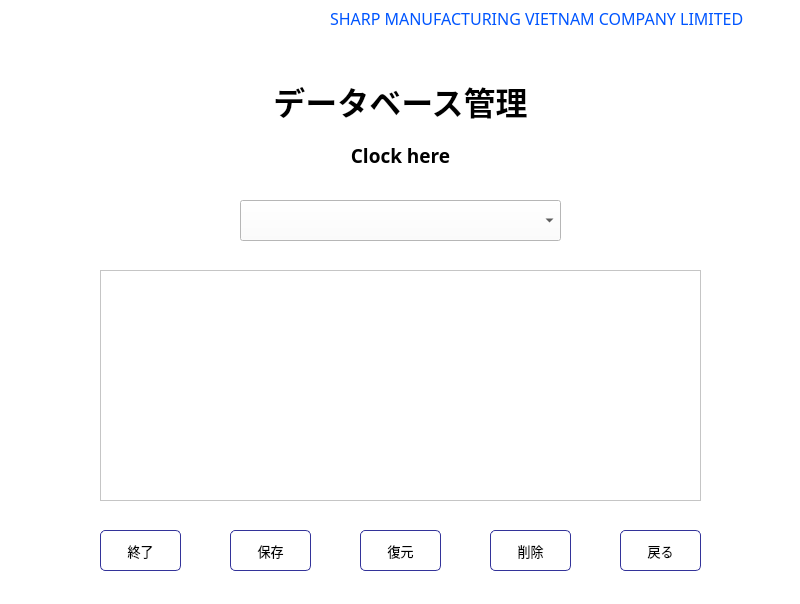
<?xml version="1.0" encoding="UTF-8"?>
<ui version="4.0">
 <class>MainWindow</class>
 <widget class="QMainWindow" name="MainWindow">
  <property name="geometry">
   <rect>
    <x>0</x>
    <y>0</y>
    <width>800</width>
    <height>604</height>
   </rect>
  </property>
  <property name="windowTitle">
   <string>MainWindow</string>
  </property>
  <property name="styleSheet">
   <string notr="true">background-color: rgb(255, 255, 255);</string>
  </property>
  <widget class="QWidget" name="centralwidget">
   <widget class="QLabel" name="label">
    <property name="geometry">
     <rect>
      <x>10</x>
      <y>10</y>
      <width>141</width>
      <height>51</height>
     </rect>
    </property>
    <property name="text">
     <string/>
    </property>
    <property name="pixmap">
     <pixmap resource="resfolder.qrc">:/img/logo.png</pixmap>
    </property>
    <property name="scaledContents">
     <bool>true</bool>
    </property>
   </widget>
   <widget class="QLabel" name="label_22">
    <property name="geometry">
     <rect>
      <x>330</x>
      <y>10</y>
      <width>461</width>
      <height>16</height>
     </rect>
    </property>
    <property name="font">
     <font>
      <family>Yu Mincho</family>
      <pointsize>12</pointsize>
      <weight>50</weight>
      <bold>false</bold>
      <strikeout>false</strikeout>
     </font>
    </property>
    <property name="styleSheet">
     <string notr="true">color: rgb(0, 85, 255);
</string>
    </property>
    <property name="text">
     <string>SHARP MANUFACTURING VIETNAM COMPANY LIMITED</string>
    </property>
   </widget>
   <widget class="QPushButton" name="ExitButton">
    <property name="geometry">
     <rect>
      <x>100</x>
      <y>530</y>
      <width>81</width>
      <height>41</height>
     </rect>
    </property>
    <property name="font">
     <font>
      <family>Yu Mincho</family>
      <pointsize>10</pointsize>
     </font>
    </property>
    <property name="cursor">
     <cursorShape>PointingHandCursor</cursorShape>
    </property>
    <property name="styleSheet">
     <string notr="true">QPushButton#ExitButton {
color: rgb(0, 0, 0);
background-color: rgb(255, 255, 255);
border-color: #339;
border-style: solid;
border-width: 1px;
border-radius: 5px;
}

QPushButton#ExitButton:pressed {
background-color: qlineargradient(spread:pad, x1:0, y1:0, x2:1, y2:1, stop:0 rgba(56, 108, 168, 255), stop:1 rgba(115, 234, 255, 255));
}

</string>
    </property>
    <property name="text">
     <string>終了</string>
    </property>
    <property name="icon">
     <iconset>
      <activeon>:/img/exit.png</activeon>
     </iconset>
    </property>
    <property name="iconSize">
     <size>
      <width>32</width>
      <height>32</height>
     </size>
    </property>
   </widget>
   <widget class="QPushButton" name="ReturnButton">
    <property name="geometry">
     <rect>
      <x>620</x>
      <y>530</y>
      <width>81</width>
      <height>41</height>
     </rect>
    </property>
    <property name="font">
     <font>
      <family>Yu Mincho</family>
      <pointsize>10</pointsize>
     </font>
    </property>
    <property name="cursor">
     <cursorShape>PointingHandCursor</cursorShape>
    </property>
    <property name="styleSheet">
     <string notr="true">QPushButton#ReturnButton {
color: rgb(0, 0, 0);
background-color: rgb(255, 255, 255);
border-color: #339;
border-style: solid;
border-width: 1px;
border-radius: 5px;
}
QPushButton#ReturnButton:pressed {
background-color: qlineargradient(spread:pad, x1:0, y1:0, x2:1, y2:1, stop:0 rgba(56, 108, 168, 255), stop:1 rgba(115, 234, 255, 255));
}
</string>
    </property>
    <property name="text">
     <string>戻る</string>
    </property>
    <property name="icon">
     <iconset>
      <activeon>:/img/return.png</activeon>
     </iconset>
    </property>
    <property name="iconSize">
     <size>
      <width>32</width>
      <height>32</height>
     </size>
    </property>
   </widget>
   <widget class="QComboBox" name="comboBox">
    <property name="geometry">
     <rect>
      <x>240</x>
      <y>200</y>
      <width>321</width>
      <height>41</height>
     </rect>
    </property>
    <property name="font">
     <font>
      <family>Yu Mincho</family>
      <pointsize>10</pointsize>
      <weight>75</weight>
      <bold>true</bold>
     </font>
    </property>
   </widget>
   <widget class="QLabel" name="label_clock">
    <property name="geometry">
     <rect>
      <x>10</x>
      <y>140</y>
      <width>781</width>
      <height>31</height>
     </rect>
    </property>
    <property name="font">
     <font>
      <family>Yu Mincho</family>
      <pointsize>14</pointsize>
      <weight>75</weight>
      <bold>true</bold>
     </font>
    </property>
    <property name="text">
     <string>Clock here</string>
    </property>
    <property name="alignment">
     <set>Qt::AlignCenter</set>
    </property>
   </widget>
   <widget class="QLabel" name="label_2">
    <property name="geometry">
     <rect>
      <x>10</x>
      <y>80</y>
      <width>781</width>
      <height>41</height>
     </rect>
    </property>
    <property name="font">
     <font>
      <family>Yu Mincho</family>
      <pointsize>24</pointsize>
      <weight>75</weight>
      <bold>true</bold>
     </font>
    </property>
    <property name="text">
     <string>データベース管理</string>
    </property>
    <property name="alignment">
     <set>Qt::AlignCenter</set>
    </property>
   </widget>
   <widget class="QPushButton" name="BackupButton">
    <property name="geometry">
     <rect>
      <x>230</x>
      <y>530</y>
      <width>81</width>
      <height>41</height>
     </rect>
    </property>
    <property name="font">
     <font>
      <family>Yu Mincho</family>
      <pointsize>10</pointsize>
     </font>
    </property>
    <property name="cursor">
     <cursorShape>PointingHandCursor</cursorShape>
    </property>
    <property name="styleSheet">
     <string notr="true">QPushButton#BackupButton {
color: rgb(0, 0, 0);
background-color: rgb(255, 255, 255);
border-color: #339;
border-style: solid;
border-width: 1px;
border-radius: 5px;
}

QPushButton#BackupButton:pressed {
background-color: qlineargradient(spread:pad, x1:0, y1:0, x2:1, y2:1, stop:0 rgba(56, 108, 168, 255), stop:1 rgba(115, 234, 255, 255));
}

</string>
    </property>
    <property name="text">
     <string>保存</string>
    </property>
    <property name="icon">
     <iconset>
      <activeon>:/img/restore.png</activeon>
     </iconset>
    </property>
    <property name="iconSize">
     <size>
      <width>32</width>
      <height>32</height>
     </size>
    </property>
   </widget>
   <widget class="QTableView" name="tableView_Database">
    <property name="geometry">
     <rect>
      <x>100</x>
      <y>270</y>
      <width>601</width>
      <height>231</height>
     </rect>
    </property>
    <property name="horizontalScrollBarPolicy">
     <enum>Qt::ScrollBarAlwaysOff</enum>
    </property>
    <property name="sizeAdjustPolicy">
     <enum>QAbstractScrollArea::AdjustToContents</enum>
    </property>
    <property name="editTriggers">
     <set>QAbstractItemView::NoEditTriggers</set>
    </property>
    <property name="tabKeyNavigation">
     <bool>false</bool>
    </property>
    <property name="showDropIndicator" stdset="0">
     <bool>false</bool>
    </property>
    <property name="dragDropOverwriteMode">
     <bool>false</bool>
    </property>
    <property name="selectionMode">
     <enum>QAbstractItemView::NoSelection</enum>
    </property>
    <property name="gridStyle">
     <enum>Qt::DashLine</enum>
    </property>
    <attribute name="horizontalHeaderCascadingSectionResizes">
     <bool>true</bool>
    </attribute>
    <attribute name="horizontalHeaderDefaultSectionSize">
     <number>150</number>
    </attribute>
    <attribute name="horizontalHeaderStretchLastSection">
     <bool>true</bool>
    </attribute>
   </widget>
   <widget class="QPushButton" name="RestoreButton">
    <property name="geometry">
     <rect>
      <x>360</x>
      <y>530</y>
      <width>81</width>
      <height>41</height>
     </rect>
    </property>
    <property name="font">
     <font>
      <family>Yu Mincho</family>
      <pointsize>10</pointsize>
     </font>
    </property>
    <property name="cursor">
     <cursorShape>PointingHandCursor</cursorShape>
    </property>
    <property name="styleSheet">
     <string notr="true">QPushButton#RestoreButton {
color: rgb(0, 0, 0);
background-color: rgb(255, 255, 255);
border-color: #339;
border-style: solid;
border-width: 1px;
border-radius: 5px;
}

QPushButton#RestoreButton:pressed {
background-color: qlineargradient(spread:pad, x1:0, y1:0, x2:1, y2:1, stop:0 rgba(56, 108, 168, 255), stop:1 rgba(115, 234, 255, 255));
}

</string>
    </property>
    <property name="text">
     <string>復元</string>
    </property>
    <property name="icon">
     <iconset>
      <activeon>:/img/backup.png</activeon>
     </iconset>
    </property>
    <property name="iconSize">
     <size>
      <width>32</width>
      <height>32</height>
     </size>
    </property>
   </widget>
   <widget class="QPushButton" name="DeleteButton">
    <property name="geometry">
     <rect>
      <x>490</x>
      <y>530</y>
      <width>81</width>
      <height>41</height>
     </rect>
    </property>
    <property name="font">
     <font>
      <family>Yu Mincho</family>
      <pointsize>10</pointsize>
     </font>
    </property>
    <property name="cursor">
     <cursorShape>PointingHandCursor</cursorShape>
    </property>
    <property name="styleSheet">
     <string notr="true">QPushButton#DeleteButton {
color: rgb(0, 0, 0);
background-color: rgb(255, 255, 255);
border-color: #339;
border-style: solid;
border-width: 1px;
border-radius: 5px;
}

QPushButton#DeleteButton:pressed {
background-color: qlineargradient(spread:pad, x1:0, y1:0, x2:1, y2:1, stop:0 rgba(56, 108, 168, 255), stop:1 rgba(115, 234, 255, 255));
}

</string>
    </property>
    <property name="text">
     <string>削除</string>
    </property>
    <property name="icon">
     <iconset>
      <activeon>:/img/delete.png</activeon>
     </iconset>
    </property>
    <property name="iconSize">
     <size>
      <width>32</width>
      <height>32</height>
     </size>
    </property>
   </widget>
  </widget>
 </widget>
 <resources>
  <include location="resfolder.qrc"/>
 </resources>
 <connections/>
</ui>
